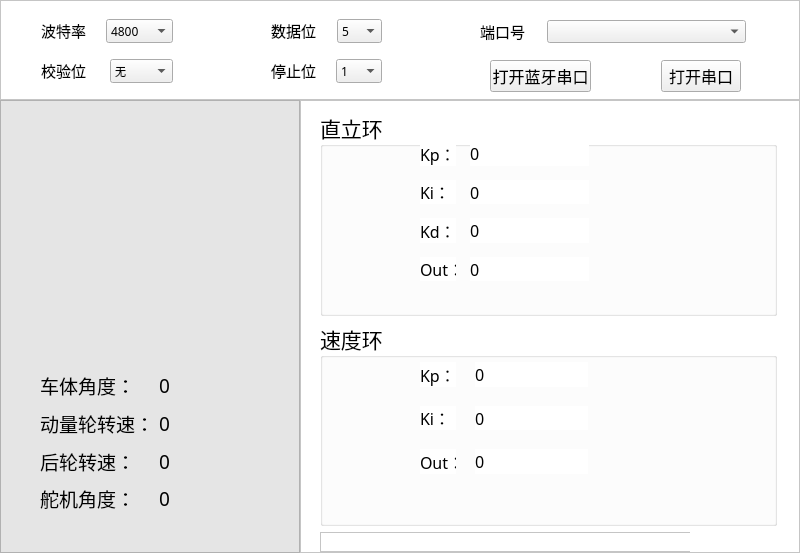
<?xml version="1.0" encoding="UTF-8"?>
<ui version="4.0">
 <class>MainWindow</class>
 <widget class="QMainWindow" name="MainWindow">
  <property name="geometry">
   <rect>
    <x>0</x>
    <y>0</y>
    <width>800</width>
    <height>553</height>
   </rect>
  </property>
  <property name="windowTitle">
   <string>调车工具</string>
  </property>
  <widget class="QWidget" name="centralwidget">
   <layout class="QGridLayout" name="gridLayout">
    <property name="leftMargin">
     <number>0</number>
    </property>
    <property name="topMargin">
     <number>0</number>
    </property>
    <property name="rightMargin">
     <number>0</number>
    </property>
    <property name="bottomMargin">
     <number>0</number>
    </property>
    <property name="spacing">
     <number>0</number>
    </property>
    <item row="0" column="0" colspan="2">
     <widget class="QFrame" name="frame">
      <property name="maximumSize">
       <size>
        <width>16777215</width>
        <height>100</height>
       </size>
      </property>
      <property name="styleSheet">
       <string notr="true">QFrame 
{
	background-color: rgb(255, 255, 255)
}</string>
      </property>
      <property name="frameShape">
       <enum>QFrame::StyledPanel</enum>
      </property>
      <property name="frameShadow">
       <enum>QFrame::Raised</enum>
      </property>
      <widget class="QWidget" name="layoutWidget">
       <property name="geometry">
        <rect>
         <x>41</x>
         <y>19</y>
         <width>341</width>
         <height>64</height>
        </rect>
       </property>
       <layout class="QGridLayout" name="gridLayout_2">
        <property name="horizontalSpacing">
         <number>98</number>
        </property>
        <property name="verticalSpacing">
         <number>16</number>
        </property>
        <item row="0" column="1">
         <layout class="QHBoxLayout" name="horizontalLayout_3">
          <property name="spacing">
           <number>20</number>
          </property>
          <property name="leftMargin">
           <number>0</number>
          </property>
          <item>
           <widget class="QLabel" name="label_3">
            <property name="font">
             <font>
              <family>小米兰亭</family>
             </font>
            </property>
            <property name="text">
             <string>&lt;html&gt;&lt;head/&gt;&lt;body&gt;&lt;p&gt;&lt;span style=&quot; font-size:11pt;&quot;&gt;数据位&lt;/span&gt;&lt;/p&gt;&lt;/body&gt;&lt;/html&gt;</string>
            </property>
           </widget>
          </item>
          <item>
           <widget class="QComboBox" name="Bytesize">
            <property name="font">
             <font>
              <family>小米兰亭</family>
             </font>
            </property>
            <item>
             <property name="text">
              <string>5</string>
             </property>
            </item>
            <item>
             <property name="text">
              <string>6</string>
             </property>
            </item>
            <item>
             <property name="text">
              <string>7</string>
             </property>
            </item>
            <item>
             <property name="text">
              <string>8</string>
             </property>
            </item>
           </widget>
          </item>
         </layout>
        </item>
        <item row="1" column="0">
         <layout class="QHBoxLayout" name="horizontalLayout_9">
          <property name="spacing">
           <number>20</number>
          </property>
          <item>
           <widget class="QLabel" name="label_9">
            <property name="font">
             <font>
              <family>小米兰亭</family>
             </font>
            </property>
            <property name="text">
             <string>&lt;html&gt;&lt;head/&gt;&lt;body&gt;&lt;p&gt;&lt;span style=&quot; font-size:11pt;&quot;&gt;校验位&lt;/span&gt;&lt;/p&gt;&lt;/body&gt;&lt;/html&gt;</string>
            </property>
           </widget>
          </item>
          <item>
           <widget class="QComboBox" name="Parity">
            <property name="minimumSize">
             <size>
              <width>63</width>
              <height>0</height>
             </size>
            </property>
            <property name="font">
             <font>
              <family>小米兰亭</family>
              <pointsize>8</pointsize>
             </font>
            </property>
            <item>
             <property name="text">
              <string>无</string>
             </property>
            </item>
            <item>
             <property name="text">
              <string>奇校验</string>
             </property>
            </item>
            <item>
             <property name="text">
              <string>偶校验</string>
             </property>
            </item>
           </widget>
          </item>
         </layout>
        </item>
        <item row="0" column="0">
         <layout class="QHBoxLayout" name="horizontalLayout_2">
          <property name="spacing">
           <number>20</number>
          </property>
          <item>
           <widget class="QLabel" name="label_2">
            <property name="font">
             <font>
              <family>小米兰亭</family>
             </font>
            </property>
            <property name="text">
             <string>&lt;html&gt;&lt;head/&gt;&lt;body&gt;&lt;p&gt;&lt;span style=&quot; font-size:11pt;&quot;&gt;波特率&lt;/span&gt;&lt;/p&gt;&lt;/body&gt;&lt;/html&gt;</string>
            </property>
           </widget>
          </item>
          <item>
           <widget class="QComboBox" name="Baudrate">
            <property name="minimumSize">
             <size>
              <width>63</width>
              <height>0</height>
             </size>
            </property>
            <property name="font">
             <font>
              <family>小米兰亭</family>
             </font>
            </property>
            <item>
             <property name="text">
              <string>4800</string>
             </property>
            </item>
            <item>
             <property name="text">
              <string>9600</string>
             </property>
            </item>
            <item>
             <property name="text">
              <string>38400</string>
             </property>
            </item>
            <item>
             <property name="text">
              <string>115200</string>
             </property>
            </item>
           </widget>
          </item>
         </layout>
        </item>
        <item row="1" column="1">
         <layout class="QHBoxLayout" name="horizontalLayout_4">
          <property name="spacing">
           <number>20</number>
          </property>
          <item>
           <widget class="QLabel" name="label_4">
            <property name="font">
             <font>
              <family>小米兰亭</family>
             </font>
            </property>
            <property name="text">
             <string>&lt;html&gt;&lt;head/&gt;&lt;body&gt;&lt;p&gt;&lt;span style=&quot; font-size:11pt;&quot;&gt;停止位&lt;/span&gt;&lt;/p&gt;&lt;/body&gt;&lt;/html&gt;</string>
            </property>
           </widget>
          </item>
          <item>
           <widget class="QComboBox" name="Stopbits">
            <property name="font">
             <font>
              <family>小米兰亭</family>
             </font>
            </property>
            <item>
             <property name="text">
              <string>1</string>
             </property>
            </item>
            <item>
             <property name="text">
              <string>1.5</string>
             </property>
            </item>
            <item>
             <property name="text">
              <string>2</string>
             </property>
            </item>
           </widget>
          </item>
         </layout>
        </item>
       </layout>
      </widget>
      <widget class="QWidget" name="layoutWidget">
       <property name="geometry">
        <rect>
         <x>480</x>
         <y>20</y>
         <width>266</width>
         <height>23</height>
        </rect>
       </property>
       <layout class="QHBoxLayout" name="horizontalLayout">
        <property name="spacing">
         <number>20</number>
        </property>
        <item>
         <widget class="QLabel" name="label">
          <property name="font">
           <font>
            <family>小米兰亭</family>
           </font>
          </property>
          <property name="text">
           <string>&lt;html&gt;&lt;head/&gt;&lt;body&gt;&lt;p&gt;&lt;span style=&quot; font-size:11pt;&quot;&gt;端口号&lt;/span&gt;&lt;/p&gt;&lt;/body&gt;&lt;/html&gt;</string>
          </property>
         </widget>
        </item>
        <item>
         <widget class="QComboBox" name="Port">
          <property name="minimumSize">
           <size>
            <width>199</width>
            <height>0</height>
           </size>
          </property>
          <property name="font">
           <font>
            <family>小米兰亭</family>
           </font>
          </property>
         </widget>
        </item>
       </layout>
      </widget>
      <widget class="QWidget" name="layoutWidget">
       <property name="geometry">
        <rect>
         <x>490</x>
         <y>60</y>
         <width>251</width>
         <height>32</height>
        </rect>
       </property>
       <layout class="QHBoxLayout" name="horizontalLayout_5">
        <property name="spacing">
         <number>70</number>
        </property>
        <item>
         <widget class="QPushButton" name="BLEBtn">
          <property name="font">
           <font>
            <family>小米兰亭</family>
            <pointsize>12</pointsize>
           </font>
          </property>
          <property name="text">
           <string>打开蓝牙串口</string>
          </property>
         </widget>
        </item>
        <item>
         <widget class="QPushButton" name="SerialBtn">
          <property name="font">
           <font>
            <family>小米兰亭</family>
            <pointsize>12</pointsize>
           </font>
          </property>
          <property name="text">
           <string>打开串口</string>
          </property>
         </widget>
        </item>
       </layout>
      </widget>
     </widget>
    </item>
    <item row="1" column="0">
     <widget class="QFrame" name="frame_Data">
      <property name="maximumSize">
       <size>
        <width>300</width>
        <height>16777215</height>
       </size>
      </property>
      <property name="styleSheet">
       <string notr="true">QFrame {
	background-color: rgb(229, 229, 229)
}</string>
      </property>
      <property name="frameShape">
       <enum>QFrame::StyledPanel</enum>
      </property>
      <property name="frameShadow">
       <enum>QFrame::Raised</enum>
      </property>
      <widget class="QWidget" name="layoutWidget">
       <property name="geometry">
        <rect>
         <x>40</x>
         <y>270</y>
         <width>208</width>
         <height>144</height>
        </rect>
       </property>
       <layout class="QVBoxLayout" name="verticalLayout_4">
        <property name="spacing">
         <number>7</number>
        </property>
        <item>
         <layout class="QHBoxLayout" name="horizontalLayout_10">
          <item>
           <widget class="QLabel" name="label_10">
            <property name="minimumSize">
             <size>
              <width>112</width>
              <height>0</height>
             </size>
            </property>
            <property name="maximumSize">
             <size>
              <width>112</width>
              <height>16777215</height>
             </size>
            </property>
            <property name="font">
             <font>
              <family>小米兰亭</family>
              <pointsize>14</pointsize>
             </font>
            </property>
            <property name="text">
             <string>车体角度：</string>
            </property>
           </widget>
          </item>
          <item>
           <widget class="QLabel" name="Roll">
            <property name="minimumSize">
             <size>
              <width>86</width>
              <height>0</height>
             </size>
            </property>
            <property name="font">
             <font>
              <family>小米兰亭</family>
              <pointsize>14</pointsize>
             </font>
            </property>
            <property name="text">
             <string>0</string>
            </property>
           </widget>
          </item>
         </layout>
        </item>
        <item>
         <layout class="QHBoxLayout" name="horizontalLayout_17">
          <item>
           <widget class="QLabel" name="label_24">
            <property name="minimumSize">
             <size>
              <width>112</width>
              <height>0</height>
             </size>
            </property>
            <property name="maximumSize">
             <size>
              <width>112</width>
              <height>16777215</height>
             </size>
            </property>
            <property name="font">
             <font>
              <family>小米兰亭</family>
              <pointsize>14</pointsize>
             </font>
            </property>
            <property name="text">
             <string>动量轮转速：</string>
            </property>
           </widget>
          </item>
          <item>
           <widget class="QLabel" name="Motor1Speed">
            <property name="minimumSize">
             <size>
              <width>86</width>
              <height>0</height>
             </size>
            </property>
            <property name="font">
             <font>
              <family>小米兰亭</family>
              <pointsize>14</pointsize>
             </font>
            </property>
            <property name="text">
             <string>0</string>
            </property>
           </widget>
          </item>
         </layout>
        </item>
        <item>
         <layout class="QHBoxLayout" name="horizontalLayout_20">
          <item>
           <widget class="QLabel" name="label_30">
            <property name="minimumSize">
             <size>
              <width>112</width>
              <height>0</height>
             </size>
            </property>
            <property name="maximumSize">
             <size>
              <width>112</width>
              <height>16777215</height>
             </size>
            </property>
            <property name="font">
             <font>
              <family>小米兰亭</family>
              <pointsize>14</pointsize>
             </font>
            </property>
            <property name="text">
             <string>后轮转速：</string>
            </property>
           </widget>
          </item>
          <item>
           <widget class="QLabel" name="Motor2Speed">
            <property name="minimumSize">
             <size>
              <width>86</width>
              <height>0</height>
             </size>
            </property>
            <property name="font">
             <font>
              <family>小米兰亭</family>
              <pointsize>14</pointsize>
             </font>
            </property>
            <property name="text">
             <string>0</string>
            </property>
           </widget>
          </item>
         </layout>
        </item>
        <item>
         <layout class="QHBoxLayout" name="horizontalLayout_21">
          <item>
           <widget class="QLabel" name="label_32">
            <property name="minimumSize">
             <size>
              <width>112</width>
              <height>0</height>
             </size>
            </property>
            <property name="maximumSize">
             <size>
              <width>112</width>
              <height>16777215</height>
             </size>
            </property>
            <property name="font">
             <font>
              <family>小米兰亭</family>
              <pointsize>14</pointsize>
             </font>
            </property>
            <property name="text">
             <string>舵机角度：</string>
            </property>
           </widget>
          </item>
          <item>
           <widget class="QLabel" name="ServoAngle">
            <property name="minimumSize">
             <size>
              <width>86</width>
              <height>0</height>
             </size>
            </property>
            <property name="font">
             <font>
              <family>小米兰亭</family>
              <pointsize>14</pointsize>
             </font>
            </property>
            <property name="text">
             <string>0</string>
            </property>
           </widget>
          </item>
         </layout>
        </item>
       </layout>
      </widget>
      <widget class="QGraphicsView" name="ModelView">
       <property name="geometry">
        <rect>
         <x>30</x>
         <y>20</y>
         <width>240</width>
         <height>231</height>
        </rect>
       </property>
       <property name="styleSheet">
        <string notr="true">QGraphicsView {
	border: none;
}</string>
       </property>
      </widget>
     </widget>
    </item>
    <item row="1" column="1">
     <widget class="QFrame" name="frame_img">
      <property name="styleSheet">
       <string notr="true">QFrame 
{
	background-color: rgb(255, 255, 255)
}</string>
      </property>
      <property name="frameShape">
       <enum>QFrame::StyledPanel</enum>
      </property>
      <property name="frameShadow">
       <enum>QFrame::Raised</enum>
      </property>
      <layout class="QGridLayout" name="gridLayout_3">
       <property name="leftMargin">
        <number>19</number>
       </property>
       <property name="topMargin">
        <number>10</number>
       </property>
       <property name="rightMargin">
        <number>22</number>
       </property>
       <property name="bottomMargin">
        <number>0</number>
       </property>
       <item row="0" column="0">
        <widget class="QGroupBox" name="groupBox">
         <property name="font">
          <font>
           <family>黑体</family>
           <pointsize>16</pointsize>
          </font>
         </property>
         <property name="title">
          <string>直立环</string>
         </property>
         <widget class="QWidget" name="layoutWidget">
          <property name="geometry">
           <rect>
            <x>100</x>
            <y>30</y>
            <width>169</width>
            <height>140</height>
           </rect>
          </property>
          <layout class="QVBoxLayout" name="verticalLayout_2">
           <property name="spacing">
            <number>14</number>
           </property>
           <item>
            <layout class="QHBoxLayout" name="horizontalLayout_11">
             <item>
              <widget class="QLabel" name="label_12">
               <property name="minimumSize">
                <size>
                 <width>36</width>
                 <height>0</height>
                </size>
               </property>
               <property name="maximumSize">
                <size>
                 <width>36</width>
                 <height>16777215</height>
                </size>
               </property>
               <property name="font">
                <font>
                 <family>小米兰亭</family>
                 <pointsize>12</pointsize>
                </font>
               </property>
               <property name="text">
                <string>Kp：</string>
               </property>
              </widget>
             </item>
             <item>
              <widget class="QLabel" name="VerticalKp">
               <property name="minimumSize">
                <size>
                 <width>122</width>
                 <height>0</height>
                </size>
               </property>
               <property name="font">
                <font>
                 <family>小米兰亭</family>
                 <pointsize>12</pointsize>
                </font>
               </property>
               <property name="text">
                <string>0</string>
               </property>
              </widget>
             </item>
            </layout>
           </item>
           <item>
            <layout class="QHBoxLayout" name="horizontalLayout_12">
             <item>
              <widget class="QLabel" name="label_14">
               <property name="minimumSize">
                <size>
                 <width>36</width>
                 <height>0</height>
                </size>
               </property>
               <property name="maximumSize">
                <size>
                 <width>36</width>
                 <height>16777215</height>
                </size>
               </property>
               <property name="font">
                <font>
                 <family>小米兰亭</family>
                 <pointsize>12</pointsize>
                </font>
               </property>
               <property name="text">
                <string>Ki：</string>
               </property>
              </widget>
             </item>
             <item>
              <widget class="QLabel" name="VerticalKi">
               <property name="minimumSize">
                <size>
                 <width>122</width>
                 <height>0</height>
                </size>
               </property>
               <property name="font">
                <font>
                 <family>小米兰亭</family>
                 <pointsize>12</pointsize>
                </font>
               </property>
               <property name="text">
                <string>0</string>
               </property>
              </widget>
             </item>
            </layout>
           </item>
           <item>
            <layout class="QHBoxLayout" name="horizontalLayout_13">
             <item>
              <widget class="QLabel" name="label_16">
               <property name="minimumSize">
                <size>
                 <width>36</width>
                 <height>0</height>
                </size>
               </property>
               <property name="maximumSize">
                <size>
                 <width>36</width>
                 <height>16777215</height>
                </size>
               </property>
               <property name="font">
                <font>
                 <family>小米兰亭</family>
                 <pointsize>12</pointsize>
                </font>
               </property>
               <property name="text">
                <string>Kd：</string>
               </property>
              </widget>
             </item>
             <item>
              <widget class="QLabel" name="VerticalKd">
               <property name="minimumSize">
                <size>
                 <width>122</width>
                 <height>0</height>
                </size>
               </property>
               <property name="font">
                <font>
                 <family>小米兰亭</family>
                 <pointsize>12</pointsize>
                </font>
               </property>
               <property name="text">
                <string>0</string>
               </property>
              </widget>
             </item>
            </layout>
           </item>
           <item>
            <layout class="QHBoxLayout" name="horizontalLayout_18">
             <item>
              <widget class="QLabel" name="label_26">
               <property name="minimumSize">
                <size>
                 <width>36</width>
                 <height>0</height>
                </size>
               </property>
               <property name="maximumSize">
                <size>
                 <width>36</width>
                 <height>16777215</height>
                </size>
               </property>
               <property name="font">
                <font>
                 <family>小米兰亭</family>
                 <pointsize>12</pointsize>
                </font>
               </property>
               <property name="text">
                <string>Out：</string>
               </property>
              </widget>
             </item>
             <item>
              <widget class="QLabel" name="VerticalOut">
               <property name="minimumSize">
                <size>
                 <width>122</width>
                 <height>0</height>
                </size>
               </property>
               <property name="font">
                <font>
                 <family>小米兰亭</family>
                 <pointsize>12</pointsize>
                </font>
               </property>
               <property name="text">
                <string>0</string>
               </property>
              </widget>
             </item>
            </layout>
           </item>
          </layout>
         </widget>
        </widget>
       </item>
       <item row="2" column="0">
        <widget class="QFrame" name="frame_2">
         <property name="maximumSize">
          <size>
           <width>16777215</width>
           <height>20</height>
          </size>
         </property>
         <property name="frameShape">
          <enum>QFrame::StyledPanel</enum>
         </property>
         <property name="frameShadow">
          <enum>QFrame::Raised</enum>
         </property>
         <widget class="QLabel" name="ConnectStatus">
          <property name="geometry">
           <rect>
            <x>370</x>
            <y>0</y>
            <width>101</width>
            <height>21</height>
           </rect>
          </property>
          <property name="text">
           <string/>
          </property>
         </widget>
        </widget>
       </item>
       <item row="1" column="0">
        <widget class="QGroupBox" name="groupBox_2">
         <property name="font">
          <font>
           <family>黑体</family>
           <pointsize>16</pointsize>
          </font>
         </property>
         <property name="title">
          <string>速度环</string>
         </property>
         <widget class="QWidget" name="layoutWidget">
          <property name="geometry">
           <rect>
            <x>100</x>
            <y>40</y>
            <width>168</width>
            <height>112</height>
           </rect>
          </property>
          <layout class="QVBoxLayout" name="verticalLayout_3">
           <property name="spacing">
            <number>19</number>
           </property>
           <item>
            <layout class="QHBoxLayout" name="horizontalLayout_14">
             <item>
              <widget class="QLabel" name="label_18">
               <property name="minimumSize">
                <size>
                 <width>36</width>
                 <height>0</height>
                </size>
               </property>
               <property name="maximumSize">
                <size>
                 <width>36</width>
                 <height>16777215</height>
                </size>
               </property>
               <property name="font">
                <font>
                 <family>小米兰亭</family>
                 <pointsize>12</pointsize>
                </font>
               </property>
               <property name="text">
                <string>Kp：</string>
               </property>
              </widget>
             </item>
             <item>
              <widget class="QLabel" name="VelocityKp">
               <property name="minimumSize">
                <size>
                 <width>122</width>
                 <height>0</height>
                </size>
               </property>
               <property name="font">
                <font>
                 <family>小米兰亭</family>
                 <pointsize>12</pointsize>
                </font>
               </property>
               <property name="text">
                <string>0</string>
               </property>
              </widget>
             </item>
            </layout>
           </item>
           <item>
            <layout class="QHBoxLayout" name="horizontalLayout_15">
             <item>
              <widget class="QLabel" name="label_20">
               <property name="minimumSize">
                <size>
                 <width>36</width>
                 <height>0</height>
                </size>
               </property>
               <property name="maximumSize">
                <size>
                 <width>36</width>
                 <height>16777215</height>
                </size>
               </property>
               <property name="font">
                <font>
                 <family>小米兰亭</family>
                 <pointsize>12</pointsize>
                </font>
               </property>
               <property name="text">
                <string>Ki：</string>
               </property>
              </widget>
             </item>
             <item>
              <widget class="QLabel" name="VelocityKi">
               <property name="minimumSize">
                <size>
                 <width>122</width>
                 <height>0</height>
                </size>
               </property>
               <property name="font">
                <font>
                 <family>小米兰亭</family>
                 <pointsize>12</pointsize>
                </font>
               </property>
               <property name="text">
                <string>0</string>
               </property>
              </widget>
             </item>
            </layout>
           </item>
           <item>
            <layout class="QHBoxLayout" name="horizontalLayout_19">
             <item>
              <widget class="QLabel" name="label_28">
               <property name="minimumSize">
                <size>
                 <width>36</width>
                 <height>0</height>
                </size>
               </property>
               <property name="maximumSize">
                <size>
                 <width>36</width>
                 <height>16777215</height>
                </size>
               </property>
               <property name="font">
                <font>
                 <family>小米兰亭</family>
                 <pointsize>12</pointsize>
                </font>
               </property>
               <property name="text">
                <string>Out：</string>
               </property>
              </widget>
             </item>
             <item>
              <widget class="QLabel" name="VelocityOut">
               <property name="minimumSize">
                <size>
                 <width>122</width>
                 <height>0</height>
                </size>
               </property>
               <property name="font">
                <font>
                 <family>小米兰亭</family>
                 <pointsize>12</pointsize>
                </font>
               </property>
               <property name="text">
                <string>0</string>
               </property>
              </widget>
             </item>
            </layout>
           </item>
          </layout>
         </widget>
        </widget>
       </item>
      </layout>
     </widget>
    </item>
   </layout>
  </widget>
  <widget class="QMenuBar" name="menubar">
   <property name="geometry">
    <rect>
     <x>0</x>
     <y>0</y>
     <width>800</width>
     <height>22</height>
    </rect>
   </property>
  </widget>
 </widget>
 <resources/>
 <connections/>
</ui>
